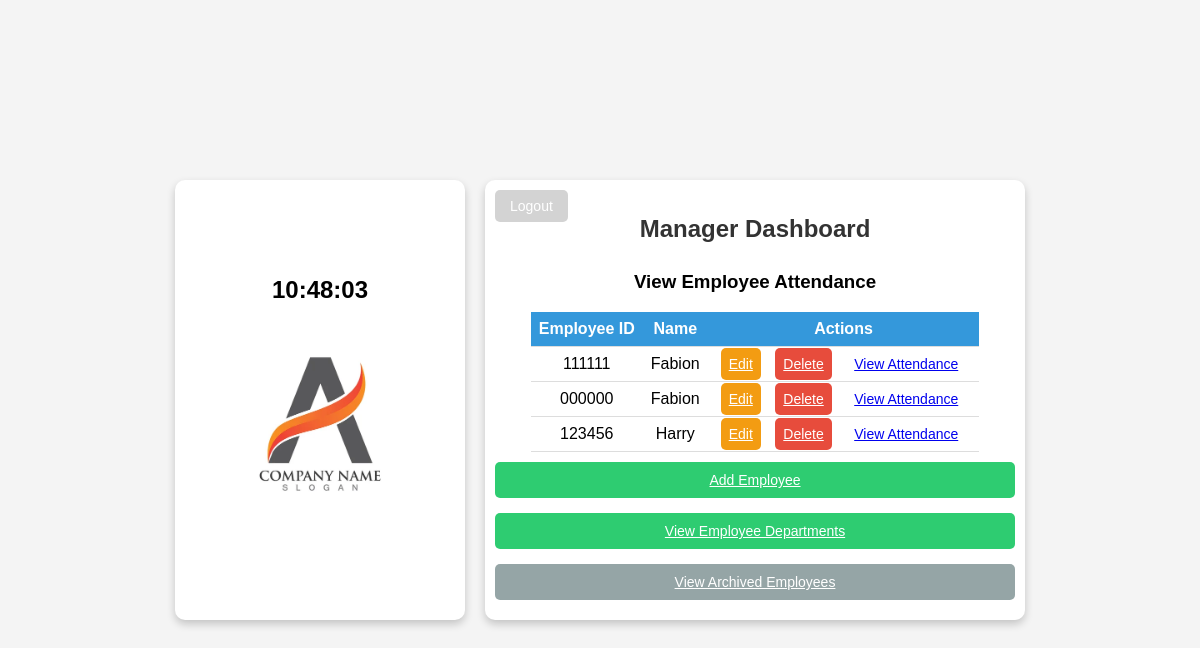
The page /manager/ on the database as committed earlier.
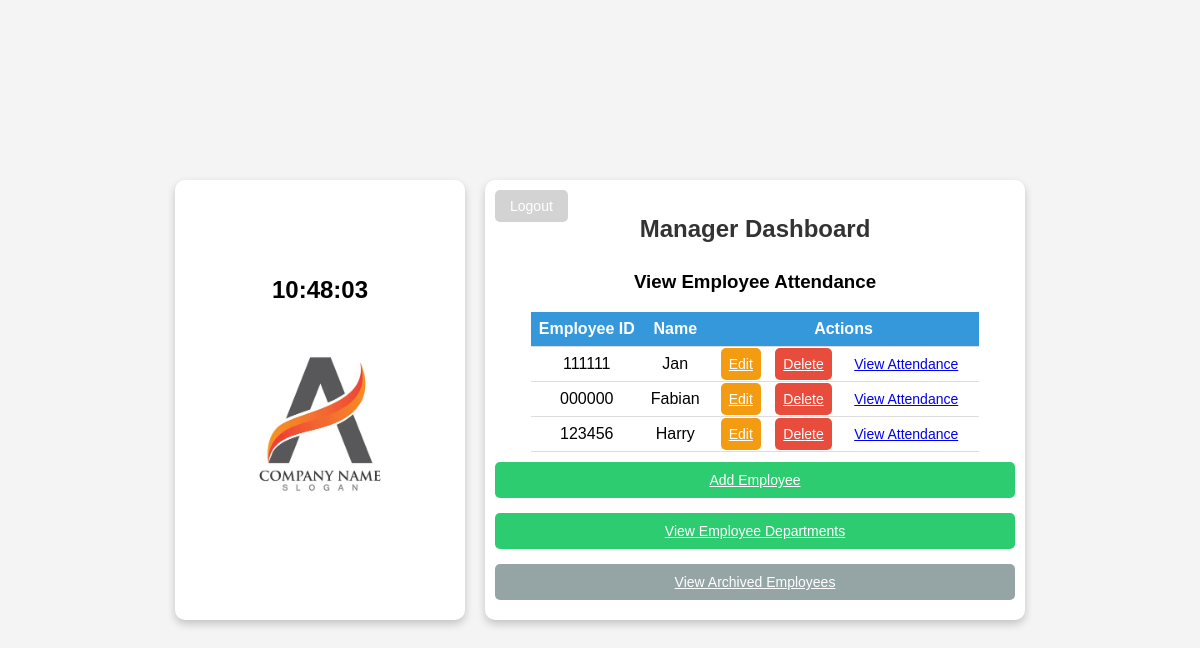
The same page on the database as committed later.
### employees/models.py (models this page shows, shortened)
class Employee(AbstractBaseUser):
    employee_id = models.CharField(max_length=6, unique=True)
    name = models.CharField(max_length=100)
    passcode = models.CharField(max_length=6)
    department = models.ForeignKey(
        Department,
        on_delete=models.CASCADE,
        related_name='employees',
        null=False,
        default=""
    )
    is_manager = models.BooleanField(default=False)
    archived = models.BooleanField(default=False)
    archive_date = models.DateTimeField(null=True, blank=True)
    objects = EmployeeManager()
    USERNAME_FIELD = 'employee_id'
    REQUIRED_FIELDS = ['name']

### employees/views.py (the view)
# urls.py: path('manager/', views.manager_dashboard, name='manager_dashboard'),
def manager_dashboard(request):
    employees = Employee.objects.filter(archived=False)
    return render(request, 'employees/manager_dashboard.html', {'employees': employees})

### employees/templates/employees/manager_dashboard.html (shortened to what this page needs)
<!DOCTYPE html>
<html lang="en">
<head>
    {% load static %}
</head>
<body>
    <div class="wrapper">
        <div class="box left-box">
            <div class="clock" id="clock">00:00:00</div>
            <img src="{% static 'images/logo.jpg' %}" alt="Company Logo" class="logo">
        </div>
        <div class="box right-box">
            <a href="{% url 'logout' %}" class="logout-btn">Logout</a>
            <h2>Manager Dashboard</h2>
            <div class="attendance-container">
                <h3>View Employee Attendance</h3>
                <table>
                    <tr>
                        <th>Employee ID</th>
                        <th>Name</th>
                        <th>Actions</th>
                    </tr>
                    {% for employee in employees %}
                        {% if not employee.archived %}
                        <tr>
                            <td>{{ employee.employee_id }}</td>
                            <td>{{ employee.name }}</td>
                            <td>
                                <a href="{% url 'update_employee' employee.employee_id %}" class="button edit-btn">Edit</a>
                                <a href="{% url 'archive_employee' employee.employee_id %}" class="button delete-btn">Delete</a>
                                <a href="{% url 'employee_attendance_records' employee.employee_id %}" class="button view-btn">View Attendance</a>
                            </td>
                        </tr>
                        {% endif %}
                    {% endfor %}
                </table>
            </div>
            <a href="{% url 'add_employee' %}" class="button add-btn">Add Employee</a>
            <a href="{% url 'departments' %}" class="button add-btn">View Employee Departments</a>
            <a href="{% url 'archived_employees' %}" class="button archive-view-btn">View Archived Employees</a>
        </div>
    </div>
</body>
</html>

Rows that differ between the two databases and show on the page:
changed Employee: name "Fabion" → "Jan"
changed Employee: name "Fabion" → "Fabian"
